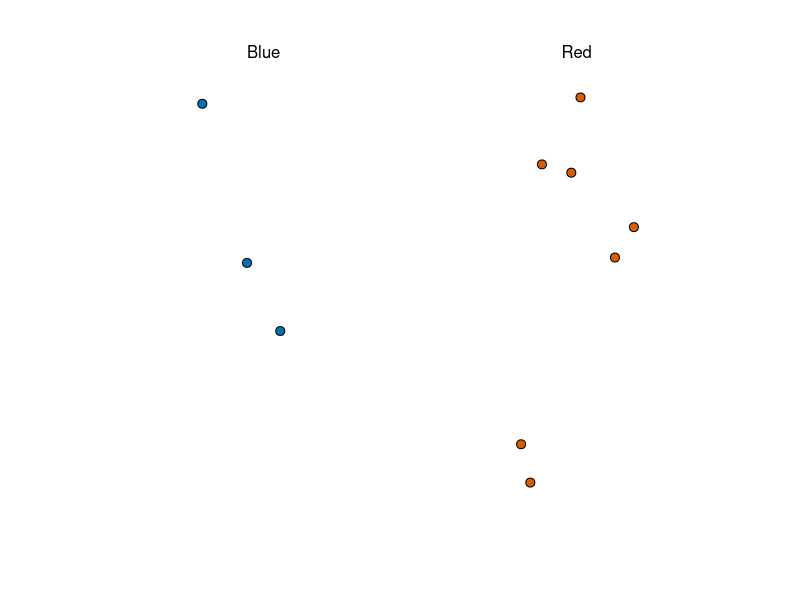
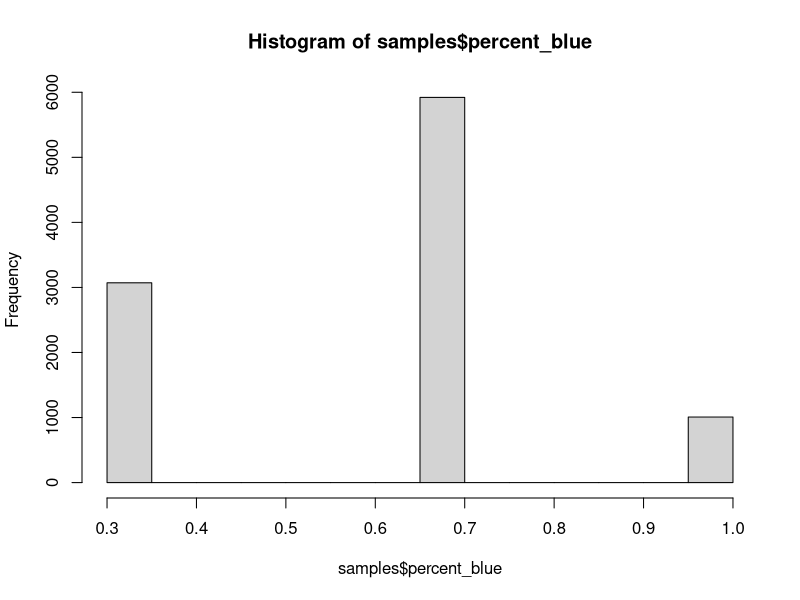
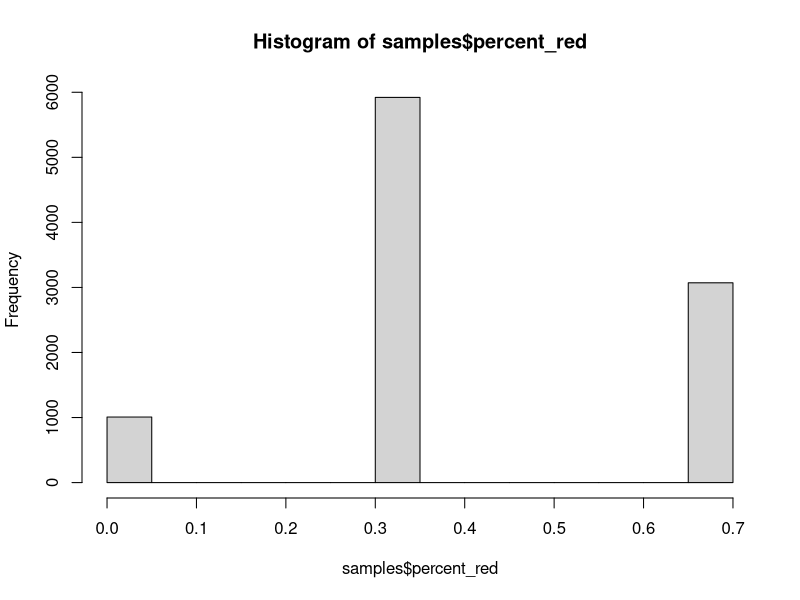
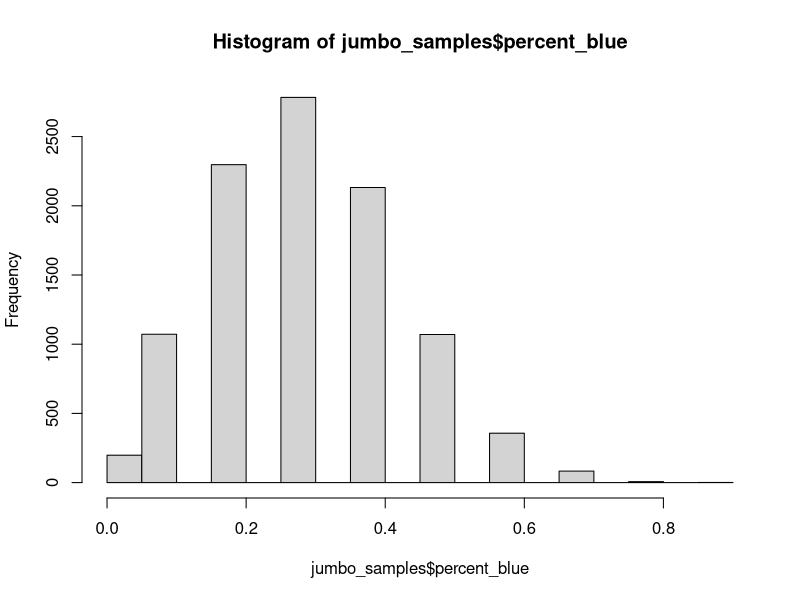
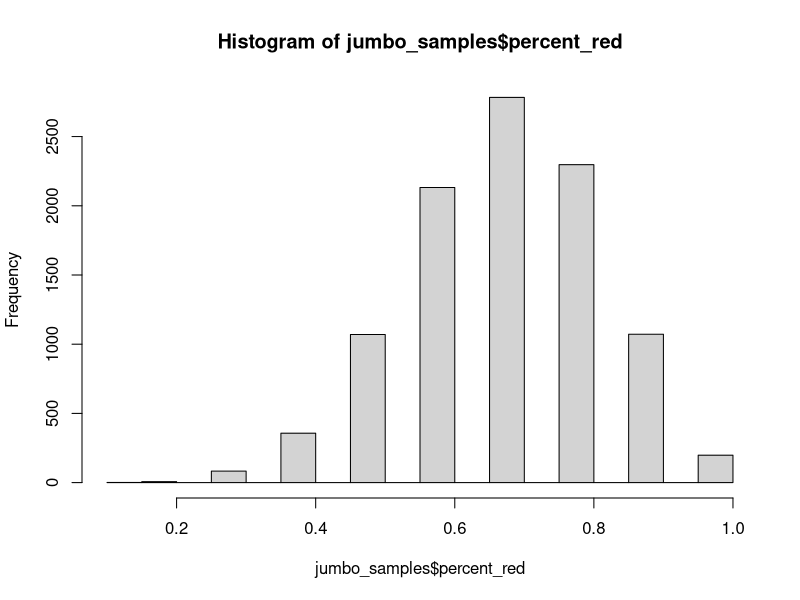

Write R code to recreate these figures, in order.

# Probability Orientation --------------------------------------------------

# This script is part of the basic intro to probability in RHE 330C. 
# Note: Many calculations in the script are random. That means the numbers will be slightly different when you run them at home. 

# Pre-Flight --------------------------------------------------------------

#Load Libraries 
library(tidyverse)
library(dslabs)


# The Mystery jar ---------------------------------------------------------

# Take multiple polls
take_poll(10)



# Tiny Toy Model jar ------------------------------------------------------

# Create the jar 
jar <- rep(c("red", "blue"), times = c(2,3)) %>% as.factor()
jar

#Calculate the percent red
2/5

#Calculate the percent blue
3/5

#Sample 1 bead at random
sample(jar, 1)

#Same 3 beads at random (what % red?)
sample(jar, 3)

# What if we try 10 times? 
replicate(10, sample(jar, 3)) %>% table() %>% proportions()

# What if we try 1000 times? 
replicate(1000, sample(jar, 3)) %>% table() %>% proportions()

# What if we try 10,000 times? 
replicate(10000, sample(jar, 3)) %>% table() %>% proportions()

# Let's do it 10,000 times and see what each result looks like 
samples <- replicate(10000, sample(jar,3) %>%  # take 3 beads out of the jar 10,000 times 
                       table()) %>% t() %>% # create a table of the results and transpose those results 
  data.frame() %>% # make results into a dataframe 
  mutate(percent_blue = blue/3, percent_red = red/3) # use mutate to get the percent red and percent blue


# What did we learn? 
summary(samples)
hist(samples$percent_blue)
hist(samples$percent_red)


# Jumbo jar ---------------------------------------------------------------
# Create the jar 
jumbo_jar <- rep(c("red", "blue"), times = c(84,37)) %>% as.factor()
jumbo_jar

84/(84+37) # percent red
37/(84+37) # percent blue

jumbo_samples <- replicate(10000, sample(jumbo_jar,10) %>%  # take 10 beads out of the jar 10,000 times 
                             table()) %>% t() %>% # create a table of the results and transpose those results 
  data.frame() %>% # make results into a dataframe 
  mutate(percent_blue = blue/10, percent_red = red/10) # use mutate to get the percent red and percent blue

summary(jumbo_samples)
hist(jumbo_samples$percent_blue)
hist(jumbo_samples$percent_red)


# How confident are we? ---------------------------------------------------

# Calculate average Red %
x_hat_red <- mean(jumbo_samples$red)

# Calculate standard error for Red
se_hat_red <- sqrt(x_hat_red * (1 - x_hat_red) / 10000)

# calculate lower and upper bounds for the 95% Confidence Interval 
c(x_hat_red - 1.96 * se_hat_red, x_hat_red + 1.96 * se_hat_red)


# Calculate average Blue %
x_hat_blue<- mean(jumbo_samples$blue)

# Calculate standard error for Blue
se_hat_blue <- sqrt(x_hat_blue * (1 - x_hat_blue) / 10000)

# calculate lower and upper bounds for the 95% Confidence Interval 
c(x_hat_blue - 1.96 * se_hat_blue, x_hat_blue + 1.96 * se_hat_blue)
